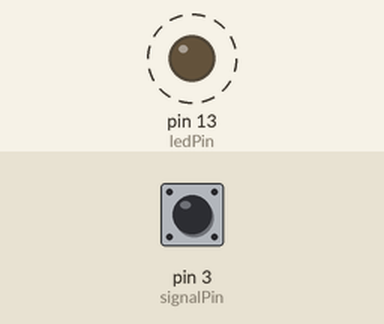
Bench run of a sketch on a simulated Arduino Uno, built with avr-gcc and run on an emulated ATmega328P. Shown: output pins drawn as LEDs (lit = HIGH). Dashed ring = blinking. The inputs (shaded band) are chosen by the test bench; at power-on: pin 3 (signalPin) HIGH. What the sketch prints to the serial monitor is not drawn.

Above: at 0.2 s.
Timing chart, 0 to 3.0 s (numbered marks = the images above):
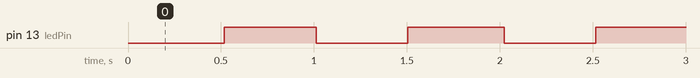

Measured:
- by itself, pin 13 (ledPin): alternates HIGH for 0.49 s and LOW for 0.49 s

The sketch:

pwmFreq.ino
```cpp
/****************************
* Project: pwmFreq
* Description: Function to measure the frequency of a signal applied to a pin
* Creation date: 11/3/2024
* Author: Michael Cowlbeck
*****************************/
#define project "pwmFreq"
#define cDAte "11/03/2024"
#define by "Michael Cowlbeck"
const uint8_t ver_hi = 1;
const uint8_t ver_lo = 2;
/****************************/
const int ledPin =  LED_BUILTIN;      // I/O pin used for LED (LED_BUILTIN could be used thoughtout)
const long ledFlash = 500;            // Flash interval (in milliseconds)

const uint8_t signalPin = 3;          // Specify the signal pin

float pwmData = 0;

void splash(){
  Serial.print("Project: ");
  Serial.println(project);
  Serial.print("Version: ");
  Serial.print(ver_hi);
  Serial.print(".");
  Serial.println(ver_lo);
  Serial.print("Date: ");
  Serial.println(cDAte);
  Serial.println(by);
}

void setup() {
  Serial.begin(115200);                         // Set serial comms speed to 115200bps <<<
  splash();                                     // Send project details to serial port
  pinMode(ledPin, OUTPUT);                      // Configure LED I/O pin for output
}

void loop() {
  digitalWrite(ledPin, (millis()%(ledFlash*2) / ledFlash)); // Flash built-in LED (place in main code; can be repeated anywhere)

  pwmData = pwmFreq(signalPin);                 // Call the pwmFreq function to measure the signal frequency
  PrintData();                                  // Call the PrintData function to send pwmData to the serial port
}

float pwmFreq(uint8_t pinNo){                   // pwmFreq with watchdog timeout
  pinMode (pinNo, INPUT_PULLUP);                // Enable internal pullup resistor on signal pin
  const uint8_t periods = 50;                   // Waveform periods to measure <<<< INCREASE THIS VALUE TO
  const uint16_t timeout = 5000;                // Watchdog timeout
  uint16_t watchdog = 0;                        // Watchdog timer
  uint8_t pCount = 0;                           // Period count
  uint32_t tRise1 = 0;                          // Time at rise
  uint32_t tRise2 = 0;                          // Time at rise
  float Frequency = 0;                          // Signal frequncy
  float tPeriod = 0;                            // Time Period

  while (digitalRead(pinNo)){                   // Wait for Low to get full pulse
    if(watchdog++ > timeout) return (0);        // Timeout with zero if no signal
  }

  for (pCount = 0; pCount < periods; pCount++){ // Sample averaging loop
    watchdog = 0;                               // Reset watchdog timer for loop
    // First pulse
    while (!digitalRead(pinNo)){                // Wait for High
      if(watchdog++ > timeout) return (0);      // Timeout with zero if no signal
    }
    tRise1 = micros();                          // Mark rise 1
    while (digitalRead(pinNo)){                 // Wait for Low
      if(watchdog++ > timeout) return (0);      // Timeout with zero if no signal
    }
    // Second pulse
    while (!digitalRead(pinNo)){                // Wait for High
      if(watchdog++ > timeout) return (0);      // Timeout with zero if no signal
    }
    tRise2 = micros();                          // Mark rise 2
    while (digitalRead(pinNo)){                 // Wait for Low
      if(watchdog++ > timeout) return (0);      // Timeout with zero if no signal
    }
    tPeriod += (tRise2 - tRise1);               // record time period sum
  }
  tPeriod /= pCount;                            // Average time period
  Frequency = (1/(tPeriod/1000000));            // Convert tPeriod to seconds and calc recipricol

  return (Frequency);
}

void PrintData(){                               // Send pwm frequency to the serial port
  Serial.print("Frequncy: ");
  Serial.print(pwmData);
  Serial.println("Hz");
}
```
